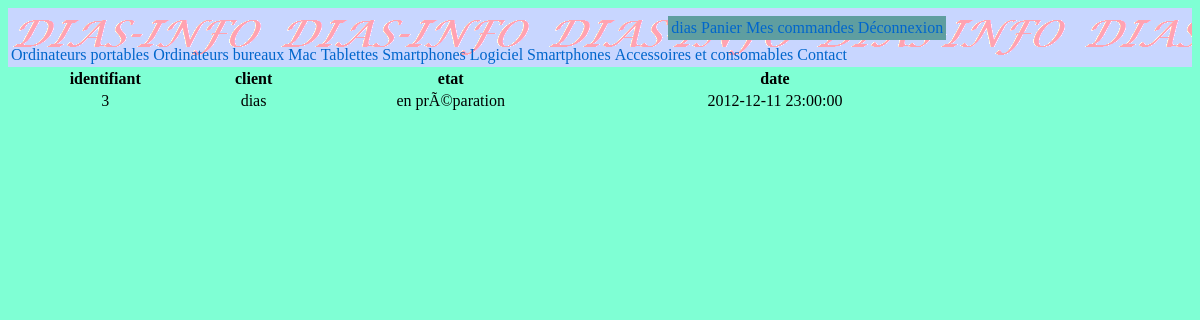
Page /comm.php (signed in) on the committed database.
### tables this page shows
CREATE TABLE IF NOT EXISTS `tbl_cmd` (
  `cmd_id` int(11) NOT NULL AUTO_INCREMENT,
  `cmd_session` varchar(45) DEFAULT NULL,
  `cmd_etat` varchar(45) DEFAULT NULL,
  `cmd_date` timestamp NULL DEFAULT NULL,
  `cmd_adrs_liv` varchar(45) DEFAULT NULL,
  PRIMARY KEY (`cmd_id`)
);

### comm.php (the view, shortened to what this page needs)
<?php
        include('header.php');
?>
<?php
 			  $user=$_SESSION['login'];
                        $requete="select * from tbl_cmd where cmd_session='$user'";
                        $result = mysql_query($requete);
			 echo "<table style=\"width:80%\">
			<tr><th>identifiant</th>
			<th>client</th>
			<th>etat</th>
			<th>date</th></tr>";
                        while($row = mysql_fetch_array($result, MYSQL_ASSOC))
                        {
 			echo "
			<tr align=\"center\">
			<td>{$row['cmd_id']}</td>
                        <td>{$row['cmd_session']}</td>
 			<td>{$row['cmd_etat']}</td>
			<td>{$row['cmd_date']}</td>
			</tr>";
                        }
                        echo "</table>";
?>

### style.css (style rules this page uses)
html, body { height: 95%;background-color:#7FFFD4; }

### rows in the picture
tbl_cmd: cmd_id "3", cmd_session "dias", cmd_etat "en prÃ©paration", cmd_date "2012-12-11 23:00:00"

### other values in the picture
$_SESSION['login'] "dias"
